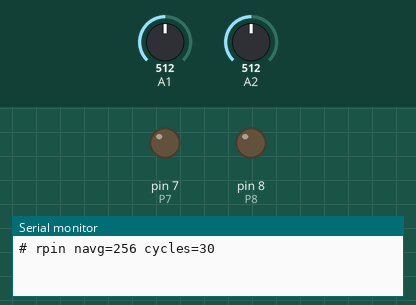
A sketch run on a simulated Arduino Uno, built with avr-gcc and run on an emulated ATmega328P. Parts: output pins drawn as LEDs (lit = HIGH), the last lines printed to the serial monitor. The test bench sets the inputs (shaded band); at power-on: A1 = 512, A2 = 512.

Above: at 0.1 s.
At 25.6 s:
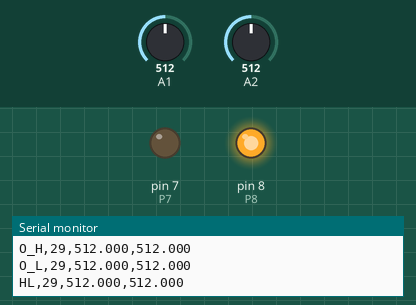
Timing chart, 0 to 27.1 s (numbered marks = the images above):
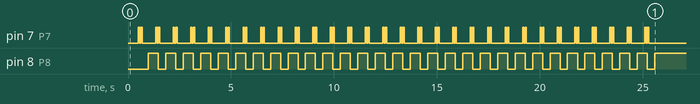

The sketch:

rpin.ino
```cpp
// Side experiment to task 4: output resistance of the Uno pins D7 and D8.
//
// Wiring: D7 -> point B (A1 also there) -> R_L -> point F (A2 and D8 there).
// States (all four are measured, then all pins are released for cooling):
//   O_H  D8 = INPUT (no current), D7 HIGH : A1 = unloaded HIGH level (= Vcc)
//   O_L  D8 = INPUT,              D7 LOW  : A1 = unloaded LOW level  (= 0 V)
//   HL   D7 HIGH, D8 LOW  : current D7 -> R_L -> D8
//   LH   D7 LOW,  D8 HIGH : current D8 -> R_L -> D7
// Each line: "state,cycle,mean_A1,mean_A2" (mean of NAVG ADC readings, in codes).
// The current is only on for ~0.1 s per state, then everything is off for 0.3 s.

const uint8_t P7 = 7, P8 = 8;
const uint16_t NAVG = 256;
const uint8_t CYCLES = 30;

float meanRead(uint8_t ch) {
  analogRead(ch);                 // discard the first reading after the mux change
  delayMicroseconds(200);
  analogRead(ch);
  uint32_t s = 0;
  for (uint16_t i = 0; i < NAVG; i++) s += analogRead(ch);
  return s / (float)NAVG;
}

void release() {
  pinMode(P7, OUTPUT); digitalWrite(P7, LOW);
  pinMode(P8, INPUT);             // no current through R_L
}

void measure(const char *name, uint8_t cyc, int s7, int s8) {
  pinMode(P7, OUTPUT); digitalWrite(P7, s7);
  if (s8 < 0) pinMode(P8, INPUT);
  else { pinMode(P8, OUTPUT); digitalWrite(P8, s8); }
  delay(5);
  float a1 = meanRead(A1);
  float a2 = meanRead(A2);
  release();
  Serial.print(name); Serial.print(',');
  Serial.print(cyc);  Serial.print(',');
  Serial.print(a1, 3); Serial.print(',');
  Serial.println(a2, 3);
}

void setup() {
  release();
  Serial.begin(115200);
  Serial.print("# rpin navg="); Serial.print(NAVG);
  Serial.print(" cycles="); Serial.println(CYCLES);
  delay(500);
  for (uint8_t c = 0; c < CYCLES; c++) {
    measure("O_H", c, HIGH, -1);
    measure("O_L", c, LOW, -1);
    measure("HL", c, HIGH, LOW);
    delay(300);
    measure("LH", c, LOW, HIGH);
    delay(300);
  }
  release();
  Serial.println("END");
}

void loop() {}
```
